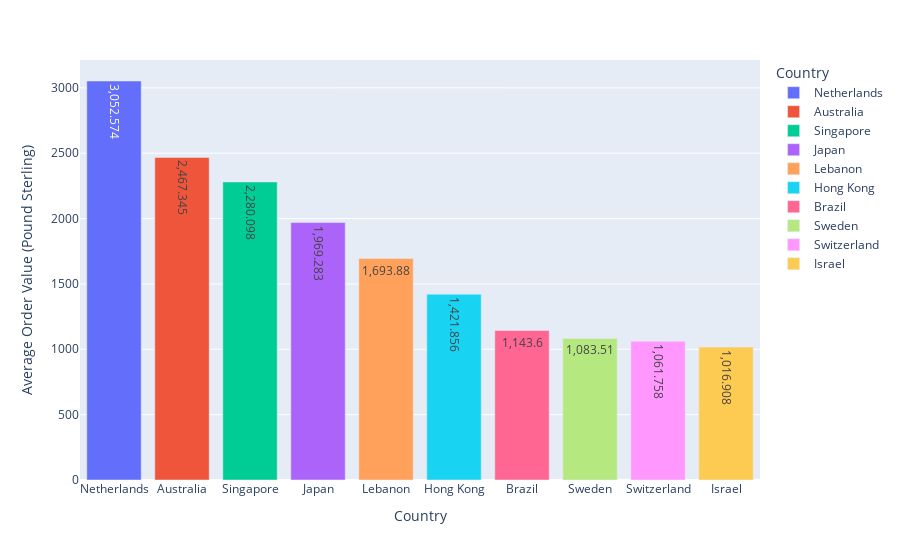

The cell this chart's notebook holds for it:
### Markdown cell above
Top Average Order Values (Top 10)

### Code cell
country_analysis = country_analysis.sort_values(by='AOV', ascending=False)

# Top 10 countries by AOV
top_ten_AOV = country_analysis.head(10)

# print(top_ten_AOV)

top_ten_aov_fig = px.bar(top_ten_AOV,
                     x = 'Country', y = 'AOV',
                     labels = {'Country': 'Country', 'AOV':'Average Order Value (Pound Sterling)'},
                     color = 'Country',
                     text_auto= True)

top_ten_aov_fig.show()

### Figure 1 — Plotly figure (JSON) as saved in the notebook; plotly's stock layout.template omitted (floating-point values rounded to 4 significant figures)
{"data": [{"alignmentgroup": "True", "hovertemplate": "Country=%{x}<br>Average Order Value (Pound Sterling)=%{y}<extra></extra>", "legendgroup": "Netherlands", "marker": {"color": "#636efa", "pattern": {"shape": ""}}, "name": "Netherlands", "offsetgroup": "Netherlands", "orientation": "v", "showlegend": true, "textposition": "auto", "texttemplate": "%{y}", "type": "bar", "x": ["Netherlands"], "xaxis": "x", "y": [3053.0], "yaxis": "y"}, {"alignmentgroup": "True", "hovertemplate": "Country=%{x}<br>Average Order Value (Pound Sterling)=%{y}<extra></extra>", "legendgroup": "Australia", "marker": {"color": "#EF553B", "pattern": {"shape": ""}}, "name": "Australia", "offsetgroup": "Australia", "orientation": "v", "showlegend": true, "textposition": "auto", "texttemplate": "%{y}", "type": "bar", "x": ["Australia"], "xaxis": "x", "y": [2467.0], "yaxis": "y"}, {"alignmentgroup": "True", "hovertemplate": "Country=%{x}<br>Average Order Value (Pound Sterling)=%{y}<extra></extra>", "legendgroup": "Singapore", "marker": {"color": "#00cc96", "pattern": {"shape": ""}}, "name": "Singapore", "offsetgroup": "Singapore", "orientation": "v", "showlegend": true, "textposition": "auto", "texttemplate": "%{y}", "type": "bar", "x": ["Singapore"], "xaxis": "x", "y": [2280.0], "yaxis": "y"}, {"alignmentgroup": "True", "hovertemplate": "Country=%{x}<br>Average Order Value (Pound Sterling)=%{y}<extra></extra>", "legendgroup": "Japan", "marker": {"color": "#ab63fa", "pattern": {"shape": ""}}, "name": "Japan", "offsetgroup": "Japan", "orientation": "v", "showlegend": true, "textposition": "auto", "texttemplate": "%{y}", "type": "bar", "x": ["Japan"], "xaxis": "x", "y": [1969.0], "yaxis": "y"}, {"alignmentgroup": "True", "hovertemplate": "Country=%{x}<br>Average Order Value (Pound Sterling)=%{y}<extra></extra>", "legendgroup": "Lebanon", "marker": {"color": "#FFA15A", "pattern": {"shape": ""}}, "name": "Lebanon", "offsetgroup": "Lebanon", "orientation": "v", "showlegend": true, "textposition": "auto", "texttemplate": "%{y}", "type": "bar", "x": ["Lebanon"], "xaxis": "x", "y": [1694.0], "yaxis": "y"}, {"alignmentgroup": "True", "hovertemplate": "Country=%{x}<br>Average Order Value (Pound Sterling)=%{y}<extra></extra>", "legendgroup": "Hong Kong", "marker": {"color": "#19d3f3", "pattern": {"shape": ""}}, "name": "Hong Kong", "offsetgroup": "Hong Kong", "orientation": "v", "showlegend": true, "textposition": "auto", "texttemplate": "%{y}", "type": "bar", "x": ["Hong Kong"], "xaxis": "x", "y": [1422.0], "yaxis": "y"}, {"alignmentgroup": "True", "hovertemplate": "Country=%{x}<br>Average Order Value (Pound Sterling)=%{y}<extra></extra>", "legendgroup": "Brazil", "marker": {"color": "#FF6692", "pattern": {"shape": ""}}, "name": "Brazil", "offsetgroup": "Brazil", "orientation": "v", "showlegend": true, "textposition": "auto", "texttemplate": "%{y}", "type": "bar", "x": ["Brazil"], "xaxis": "x", "y": [1144.0], "yaxis": "y"}, {"alignmentgroup": "True", "hovertemplate": "Country=%{x}<br>Average Order Value (Pound Sterling)=%{y}<extra></extra>", "legendgroup": "Sweden", "marker": {"color": "#B6E880", "pattern": {"shape": ""}}, "name": "Sweden", "offsetgroup": "Sweden", "orientation": "v", "showlegend": true, "textposition": "auto", "texttemplate": "%{y}", "type": "bar", "x": ["Sweden"], "xaxis": "x", "y": [1084.0], "yaxis": "y"}, {"alignmentgroup": "True", "hovertemplate": "Country=%{x}<br>Average Order Value (Pound Sterling)=%{y}<extra></extra>", "legendgroup": "Switzerland", "marker": {"color": "#FF97FF", "pattern": {"shape": ""}}, "name": "Switzerland", "offsetgroup": "Switzerland", "orientation": "v", "showlegend": true, "textposition": "auto", "texttemplate": "%{y}", "type": "bar", "x": ["Switzerland"], "xaxis": "x", "y": [1062.0], "yaxis": "y"}, {"alignmentgroup": "True", "hovertemplate": "Country=%{x}<br>Average Order Value (Pound Sterling)=%{y}<extra></extra>", "legendgroup": "Israel", "marker": {"color": "#FECB52", "pattern": {"shape": ""}}, "name": "Israel", "offsetgroup": "Israel", "orientation": "v", "showlegend": true, "textposition": "auto", "texttemplate": "%{y}", "type": "bar", "x": ["Israel"], "xaxis": "x", "y": [1017.0], "yaxis": "y"}], "layout": {"barmode": "relative", "legend": {"title": {"text": "Country"}, "tracegroupgap": 0}, "margin": {"t": 60}, "xaxis": {"anchor": "y", "categoryarray": ["Netherlands", "Australia", "Singapore", "Japan", "Lebanon", "Hong Kong", "Brazil", "Sweden", "Switzerland", "Israel"], "categoryorder": "array", "domain": [0, 1], "title": {"text": "Country"}}, "yaxis": {"anchor": "x", "domain": [0, 1], "title": {"text": "Average Order Value (Pound Sterling)"}}}}
